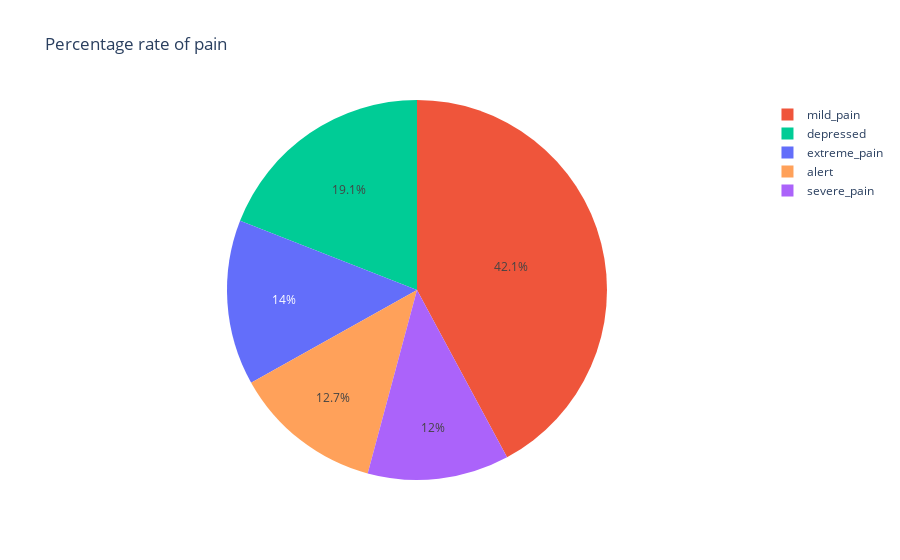

This figure's notebook cell:
### Code cell
fig = px.pie(names=df['pain'],color=df['pain'],
                            title='Percentage rate of pain')
fig.show()

### Figure 1 — Plotly figure (JSON) as saved in the notebook; plotly's stock layout.template omitted (floating-point values rounded to 4 significant figures; data arrays with more than 128 entries replaced by an {"elided": "..."} marker saying what was removed)
{"data": [{"customdata": {"elided": "299x1 str values"}, "domain": {"x": [0, 1], "y": [0, 1]}, "hovertemplate": "label=%{label}<br>color=%{customdata[0]}<extra></extra>", "labels": {"elided": "299 str values"}, "legendgroup": "", "marker": {"colors": {"elided": "299 str values"}}, "name": "", "showlegend": true, "type": "pie"}], "layout": {"legend": {"tracegroupgap": 0}, "title": {"text": "Percentage rate of pain"}}}
